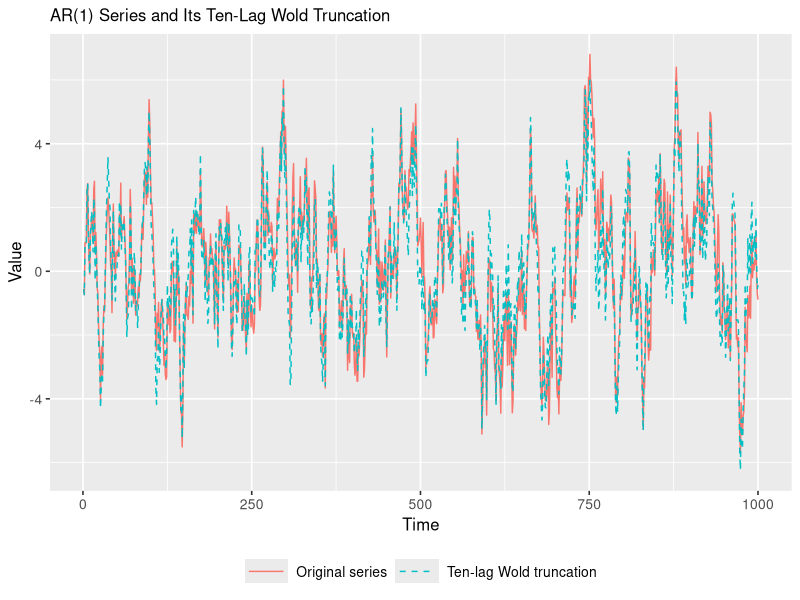

Here is the R script that generated this plot:
#========================================
# (Optional) Set working directory to script location
#========================================
if (requireNamespace("rstudioapi", quietly = TRUE) && rstudioapi::isAvailable()) {
  setwd(dirname(rstudioapi::getActiveDocumentContext()$path))
}

#========================================
# Load required package
#========================================
# install.packages("ggplot2")
library(ggplot2)

#========================================
# Simulate a stationary AR(1) process
#========================================
set.seed(123)           # For reproducibility

n   <- 1000             # Number of observations
phi <- 0.9              # AR(1) coefficient

epsilon <- rnorm(n)     # White noise innovations
Y       <- numeric(n)   # Preallocate the series

# Initialize and generate the AR(1) recursion
Y[1] <- epsilon[1]
for (t in 2:n) {
  Y[t] <- phi * Y[t - 1] + epsilon[t]
}

#========================================
# Construct the ten-lag Wold truncation directly
#========================================
J <- 10
wold_approx <- numeric(n)
for (t in 1:n) {
  lags <- 0:min(J, t - 1)
  wold_approx[t] <- sum(phi^lags * epsilon[t - lags])
}

#========================================
# Prepare data for plotting
#========================================
df_wold <- data.frame(
  Time    = 1:n,
  Original = as.numeric(Y),
  Truncated = wold_approx
)

#========================================
# Plot: Original AR(1) vs ten-lag Wold truncation
#========================================
p_wold <- ggplot(df_wold, aes(x = Time)) +
  geom_line(aes(y = Original, colour = "Original series",
                linetype = "Original series")) +
  geom_line(aes(y = Truncated, colour = "Ten-lag Wold truncation",
                linetype = "Ten-lag Wold truncation")) +
  scale_linetype_manual(values = c("Original series" = "solid",
                                   "Ten-lag Wold truncation" = "dashed")) +
  labs(
    title = "AR(1) Series and Its Ten-Lag Wold Truncation",
    x     = "Time",
    y     = "Value",
    colour = NULL,
    linetype = NULL
  ) +
  theme_gray(base_size = 12) +
  theme(axis.text = element_text(size = 10),
        legend.text = element_text(size = 10)) +
  guides(
    colour = guide_legend(nrow = 1),
    linetype = guide_legend(nrow = 1)
  ) +
  theme(
    legend.position = "bottom",
    legend.direction = "horizontal",
    legend.key.width = grid::unit(1.1, "cm"),
    legend.text = element_text(size = 10),
    plot.title = element_text(size = 12)
  )

# Save the figure
ggsave(filename = "Wold_decomposition.png", plot = p_wold, width = 7, height = 3.8, dpi = 300)
